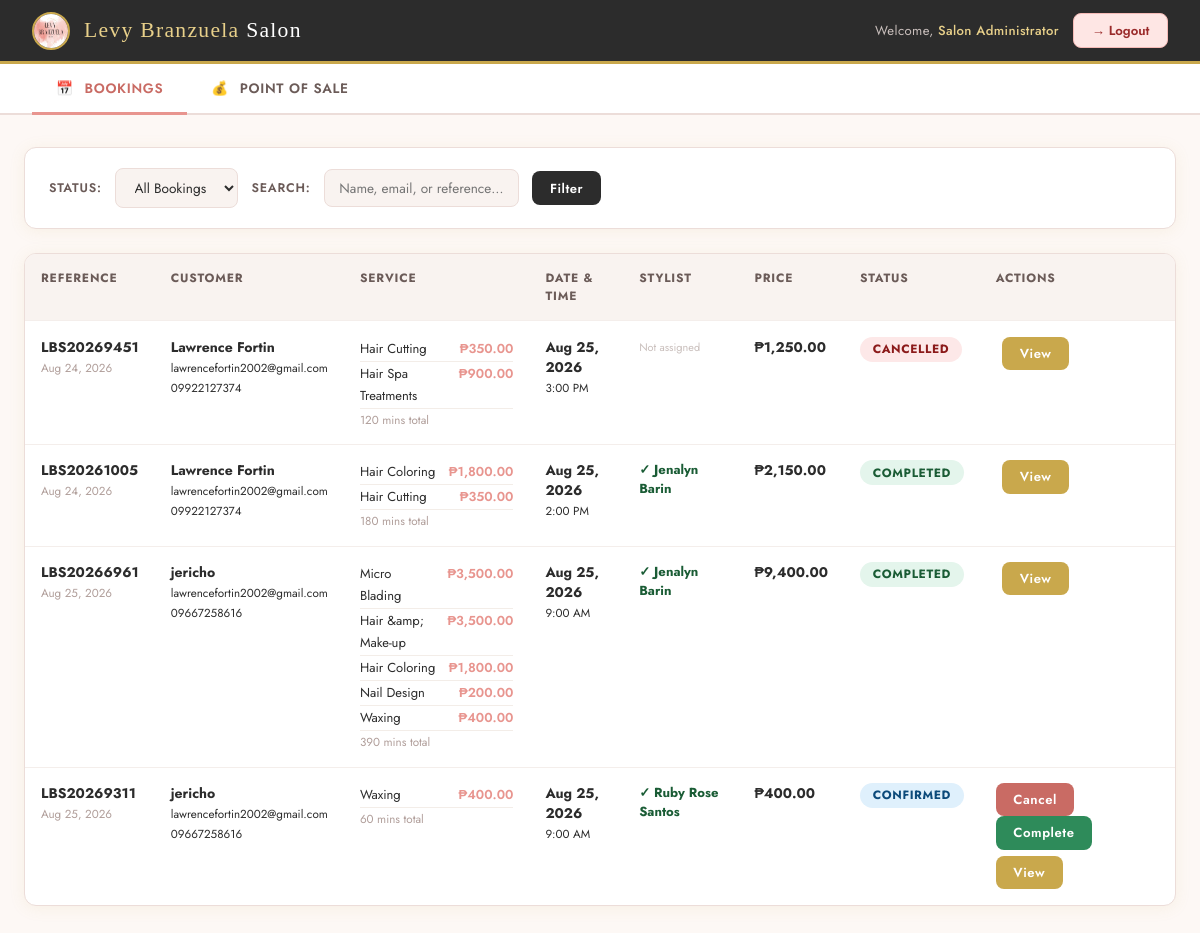
The app's page /admin_panel.php (signed in) with its own data.
### tables this page shows
CREATE TABLE `bookings` (
  `id` int(11) NOT NULL,
  `booking_reference` varchar(50) NOT NULL,
  `user_id` int(11) DEFAULT NULL,
  `full_name` varchar(255) NOT NULL,
  `email` varchar(255) NOT NULL,
  `phone` varchar(30) NOT NULL,
  `service_name` varchar(500) NOT NULL,
  `services_json` text DEFAULT NULL,
  `service_price` decimal(10,2) NOT NULL DEFAULT 0.00,
  `service_duration` int(11) NOT NULL DEFAULT 0,
  `total_duration` int(11) NOT NULL DEFAULT 0,
  `booking_date` date NOT NULL,
  `booking_time` time NOT NULL,
  `room_type` varchar(50) NOT NULL DEFAULT 'salon',
  `room_price` decimal(10,2) NOT NULL DEFAULT 0.00,
  `total_price` decimal(10,2) NOT NULL DEFAULT 0.00,
  `therapist_id` varchar(50) DEFAULT 'tba',
  `payment_method` varchar(50) NOT NULL DEFAULT 'salon',
  `health_info` text DEFAULT NULL,
  `email_sent` tinyint(1) NOT NULL DEFAULT 0,
  `status` enum('pending','confirmed','cancelled','completed') NOT NULL DEFAULT 'pending',
  `created_at` timestamp NOT NULL DEFAULT current_timestamp(),
  `updated_at` timestamp NOT NULL DEFAULT current_timestamp() ON UPDATE current_timestamp()
);

CREATE TABLE `salon_services` (
  `service_id` int(11) NOT NULL,
  `service_name` varchar(150) NOT NULL,
  `price` decimal(10,2) NOT NULL DEFAULT 0.00,
  `category` varchar(100) DEFAULT 'General',
  `duration` int(11) NOT NULL DEFAULT 60,
  `icon` varchar(10) DEFAULT '?',
  `description` text DEFAULT NULL,
  `status` enum('active','inactive') NOT NULL DEFAULT 'active',
  `created_at` timestamp NOT NULL DEFAULT current_timestamp()
);

CREATE TABLE `staff` (
  `staff_id` int(11) NOT NULL,
  `full_name` varchar(100) NOT NULL,
  `contact_number` varchar(20) DEFAULT NULL,
  `address` text DEFAULT NULL,
  `job_title` varchar(50) DEFAULT NULL,
  `rate` decimal(10,2) DEFAULT 0.00,
  `status` enum('active','inactive') DEFAULT 'active',
  `created_at` timestamp NOT NULL DEFAULT current_timestamp(),
  `updated_at` timestamp NOT NULL DEFAULT current_timestamp() ON UPDATE current_timestamp()
);

### admin_panel.php (the view, shortened to what this page needs)
<?php
require_once 'config.php';
$adminName = $_SESSION['admin_name'] ?? 'Admin';
$filter = isset($_GET['filter']) ? $_GET['filter'] : 'all';
$search = isset($_GET['search']) ? trim($_GET['search']) : '';
$sql    = "SELECT b.*, s.full_name AS stylist_name FROM bookings b LEFT JOIN staff s ON b.therapist_id = CAST(s.staff_id AS CHAR) WHERE 1=1";
$sql .= " ORDER BY b.booking_date DESC, b.booking_time DESC";
$stmt = $conn->prepare($sql);
$stmt->execute();
$bookings = $stmt->get_result()->fetch_all(MYSQLI_ASSOC);
$svcRes = $conn->query("SELECT service_id, service_name, price, category, duration FROM salon_services WHERE status='active' ORDER BY service_name");
?>
<!DOCTYPE html>
<html lang="en">
<head>
    <link rel="stylesheet" href="admin_style.css">
</head>
<body>
<div class="header">
    <div class="header-brand">
        <img src="images/Untitled.png" alt="Logo" class="brand-logo">
        <h1><span>Levy Branzuela</span> Salon</h1>
    </div>
    <div class="header-right">
        <span class="header-welcome">Welcome, <strong><?php echo htmlspecialchars($adminName); ?></strong></span>
        <a href="admin_logout.php" class="btn-logout"
           onclick="return confirm('Are you sure you want to log out?');">&#x2192; Logout</a>
    </div>
</div>
<nav class="admin-nav">
    <div class="admin-nav-tab active" id="navBookings" onclick="switchAdminTab('bookings')">
        <span class="tab-icon">&#x1F4C5;</span> Bookings
    </div>
    <div class="admin-nav-tab" id="navPOS" onclick="switchAdminTab('pos')">
        <span class="tab-icon">&#x1F4B0;</span> Point of Sale
    </div>
</nav>
<div class="container">
    <div id="panelBookings" class="tab-panel active">
        <div class="filters">
            <form method="GET" class="filter-group">
                <label for="filter">Status:</label>
                <select name="filter" id="filter">
                    <option value="all"       <?php echo $filter==='all'?'selected':''; ?>>All Bookings</option>
                </select>
                <label for="search">Search:</label>
                <input type="text" name="search" id="search" placeholder="Name, email, or reference…" value="<?php echo htmlspecialchars($search); ?>">
                <button type="submit" class="btn btn-primary">Filter</button>
            </form>
        </div>
        <div class="bookings-table">
            <?php if (empty($bookings)): ?>
                <div class="no-bookings">
                    <h3>No bookings found</h3>
                    <p>There are no bookings matching your criteria.</p>
                </div>
            <?php else: ?>
                <table>
                    <thead>
                        <tr>
                            <th>Reference</th>
                            <th>Customer</th>
                            <th>Service</th>
                            <th>Date &amp; Time</th>
                            <th>Stylist</th>
                            <th>Price</th>
                            <th>Status</th>
                            <th>Actions</th>
                        </tr>
                    </thead>
                    <tbody>
                        <?php foreach ($bookings as $booking): ?>
                            <tr>
                                <td>
                                    <strong><?php echo htmlspecialchars($booking['booking_reference']); ?></strong><br>
                                    <small style="color:#b09e9a;"><?php echo date('M j, Y', strtotime($booking['created_at'])); ?></small>
                                </td>
                                <td>
                                    <strong><?php echo htmlspecialchars($booking['full_name']); ?></strong><br>
                                    <small><?php echo htmlspecialchars($booking['email']); ?></small><br>
                                    <small><?php echo htmlspecialchars($booking['phone']); ?></small>
                                </td>
                                <td>
                                    <?php
                                    $bSvcs = !empty($booking['services_json']) ? json_decode($booking['services_json'], true) : null;
                                    if ($bSvcs && is_array($bSvcs)):
                                    ?>
                                        <div style="font-size:13px;line-height:1.7;">
                                        <?php foreach ($bSvcs as $bSvc): ?>
                                            <div style="display:flex;justify-content:space-between;gap:12px;border-bottom:1px solid #f3ede8;padding:1px 0;">
                                                <span><?php echo htmlspecialchars($bSvc['name']); ?></span>
                                                <span style="color:#e8958f;font-weight:600;white-space:nowrap;">&#x20B1;<?php echo number_format($bSvc['price'],2); ?></span>
                                            </div>
                                        <?php endforeach; ?>
                                        </div>
                                        <small style="color:#b09e9a;"><?php echo (int)$booking['total_duration']; ?> mins total</small>
                                    <?php else: ?>
                                        <strong><?php echo htmlspecialchars($booking['service_name']); ?></strong><br>
                                        <small><?php echo $booking['service_duration']; ?> mins</small>
                                    <?php endif; ?>
                                </td>
                                <td>
                                    <strong><?php echo date('M j, Y', strtotime($booking['booking_date'])); ?></strong><br>
                                    <small><?php echo date('g:i A', strtotime($booking['booking_time'])); ?></small>
                                </td>
                                <td class="therapist-info">
                                    <?php if (!empty($booking['stylist_name'])): ?>
                                        <strong style="color:#1a5c35;">&#x2713; <?php echo htmlspecialchars($booking['stylist_name']); ?></strong>
                                    <?php else: ?>
                                        <small style="color:#c9bfbc;">Not assigned</small>
                                    <?php endif; ?>
                                </td>
                                <td>
                                    <strong>&#x20B1;<?php echo number_format($booking['total_price'], 2); ?></strong>
                                </td>
                                <td>
                                    <span class="status-badge status-<?php echo $booking['status']; ?>">
                                        <?php echo ucfirst($booking['status']); ?>
                                    </span>
                                </td>
                                <td>
                                    <div class="actions">
                                        <form method="POST" style="display:inline;" onsubmit="return confirm('Are you sure?')">
                                            <?php if ($booking['status'] !== 'cancelled' && $booking['status'] !== 'completed'): ?>
                                                <button type="submit" name="status" value="cancelled" class="btn btn-danger">Cancel</button>
                                            <?php endif; ?>
                                            <?php if ($booking['status'] === 'confirmed'): ?>
                                                <button type="submit" name="status" value="completed" class="btn btn-success">Complete</button>
                                            <?php endif; ?>
                                        </form>
                                        <button onclick="viewBookingDetails(<?php echo htmlspecialchars(json_encode($booking)); ?>)" class="btn btn-gold">View</button>
                                    </div>
                                </td>
                            </tr>
                        <?php endforeach; ?>
                    </tbody>
                </table>
            <?php endif; ?>
        </div>
    </div>
</div>
</body>
</html>

### admin_style.css (style rules this page uses)
:root { --blush: #f5c6c2; --rose: #e8958f; --deep-rose: #c96b64; --gold: #c9a84c; --gold-light: #e8d08a; --cream: #fdf8f5; --mist: #f9f3f0; --charcoal: #2c2c2c; --mid: #6b5b58; --light-border: #ecddd9; --shadow: 0 2px 16px rgba(201,168,76,.10); --shadow-md: 0 6px 28px rgba(44,44,44,.12); }
* { margin:0; padding:0; box-sizing:border-box; }
body { font-family: 'Jost', sans-serif; background: var(--cream); color: var(--charcoal); font-size: 14px; min-height: 100vh; }
.header { background: var(--charcoal); color: #fff; padding: 0 2rem; display: flex; justify-content: space-between; align-items: center; height: 64px; border-bottom: 3px solid var(--gold); position: sticky; top: 0; z-index: 200; }
.header-brand { display: flex; align-items: center; gap: 14px; }
.header-brand .brand-logo { width: 38px; height: 38px; border-radius: 50%; border: 2px solid var(--gold); object-fit: cover; }
.header-brand h1 { font-family: 'Cormorant Garamond', serif; font-weight: 400; font-size: 1.35rem; letter-spacing: .06em; color: #fff; }
.header-brand h1 span { color: var(--gold-light); }
.header-right { display: flex; align-items: center; gap: 14px; flex-wrap: wrap; }
.header-welcome { font-size: .82rem; color: #c9bfbc; letter-spacing: .03em; }
.header-welcome strong { color: var(--gold-light); font-weight: 500; }
.admin-nav { background: #fff; border-bottom: 2px solid var(--light-border); display: flex; padding: 0 2rem; gap: 0; }
.admin-nav-tab { padding: 14px 24px; font-size: .85rem; font-weight: 600; letter-spacing: .05em; text-transform: uppercase; cursor: pointer; color: var(--mid); border-bottom: 3px solid transparent; margin-bottom: -2px; transition: color .2s, border-color .2s; user-select: none; }
.admin-nav-tab.active { color: var(--deep-rose); border-bottom-color: var(--rose); }
.admin-nav-tab .tab-icon { margin-right: 6px; }
.container { max-width: 1480px; margin: 2rem auto; padding: 0 1.5rem; }
.tab-panel { display: none; }
.tab-panel.active { display: block; }
.filters { background: #fff; padding: 1.25rem 1.5rem; margin-bottom: 1.5rem; border-radius: 12px; box-shadow: var(--shadow); border: 1px solid var(--light-border); }
.filter-group { display: flex; gap: .85rem; align-items: center; flex-wrap: wrap; }
.filter-group label { font-size: .78rem; font-weight: 600; text-transform: uppercase; letter-spacing: .06em; color: var(--mid); }
.filter-group select, .filter-group input[type="text"] { padding: .5rem .9rem; border: 1.5px solid var(--light-border); border-radius: 8px; font-family: 'Jost', sans-serif; font-size: .85rem; background: var(--mist); color: var(--charcoal); outline: none; transition: border-color .2s; }
.btn { padding: .45rem 1.1rem; border: none; border-radius: 8px; cursor: pointer; text-decoration: none; display: inline-flex; align-items: center; gap: 5px; font-family: 'Jost', sans-serif; font-size: .82rem; font-weight: 600; letter-spacing: .04em; transition: opacity .18s, transform .12s; }
.btn-primary { background: var(--charcoal); color: #fff; }
.btn-success { background: #2e8b5a; color: #fff; }
.btn-danger { background: var(--deep-rose); color: #fff; }
.btn-gold { background: var(--gold); color: #fff; }
.btn-logout { padding: .45rem 1.1rem; background: #fee6e4; color: #9a2a2a; border: 1.5px solid #f5bab6; border-radius: 8px; font-size: .82rem; font-weight: 600; text-decoration: none; display: inline-flex; align-items: center; gap: 5px; transition: background .2s; }
.bookings-table { background: #fff; border-radius: 12px; overflow: hidden; box-shadow: var(--shadow); border: 1px solid var(--light-border); }
table { width: 100%; border-collapse: collapse; min-width: 1100px; }
th, td { padding: .95rem 1rem; text-align: left; border-bottom: 1px solid #f4eeeb; vertical-align: top; }
th { background: var(--mist); font-size: .75rem; font-weight: 700; text-transform: uppercase; letter-spacing: .07em; color: var(--mid); position: sticky; top: 0; }
tbody tr:last-child td { border-bottom: none; }
.status-badge { padding: .22rem .8rem; border-radius: 20px; font-size: .75rem; font-weight: 700; letter-spacing: .05em; text-transform: uppercase; display: inline-block; }
.status-confirmed { background: #dff0fc; color: #0c4a7a; }
.status-cancelled { background: #fde8e8; color: #8b1a1a; }
.status-completed { background: #e4f5ec; color: #1a5c35; }
.actions { display: flex; gap: .4rem; flex-wrap: wrap; align-items: center; }
.therapist-info { font-size: .82rem; }

### records on screen
bookings: booking_reference "LBS20269451", created_at "Aug 24, 2026", full_name "Lawrence Fortin", email "lawrencefortin2002@gmail.com", phone "09922127374", total_duration "120", booking_date "Aug 25, 2026", booking_time "3:00 PM", shows "Not assigned", total_price "1,250.00", status "CANCELLED"
salon_services: service_name "Hair Cutting", price "350.00"
salon_services: service_name "Hair Spa Treatments", price "900.00"
bookings: booking_reference "LBS20261005", created_at "Aug 24, 2026", full_name "Lawrence Fortin", email "lawrencefortin2002@gmail.com", phone "09922127374", total_duration "180", booking_date "Aug 25, 2026", booking_time "2:00 PM", staff.full_name "Jenalyn Barin", total_price "2,150.00", status "COMPLETED"
salon_services: service_name "Hair Coloring", price "1,800.00"
bookings: booking_reference "LBS20266961", created_at "Aug 25, 2026", full_name "jericho", email "lawrencefortin2002@gmail.com", phone "09667258616", name "Hair &amp; Make-up", price "3,500.00", total_duration "390", booking_date "Aug 25, 2026", booking_time "9:00 AM", staff.full_name "Jenalyn Barin", total_price "9,400.00", status "COMPLETED"
salon_services: service_name "Micro Blading", price "3,500.00"
salon_services: service_name "Nail Design", price "200.00"
salon_services: service_name "Waxing", price "400.00"
bookings: booking_reference "LBS20269311", created_at "Aug 25, 2026", full_name "jericho", email "lawrencefortin2002@gmail.com", phone "09667258616", total_duration "60", booking_date "Aug 25, 2026", booking_time "9:00 AM", staff.full_name "Ruby Rose Santos", total_price "400.00", status "CONFIRMED", shows "Cancel", shows "Complete"

### other values on screen
$adminName "Salon Administrator"
